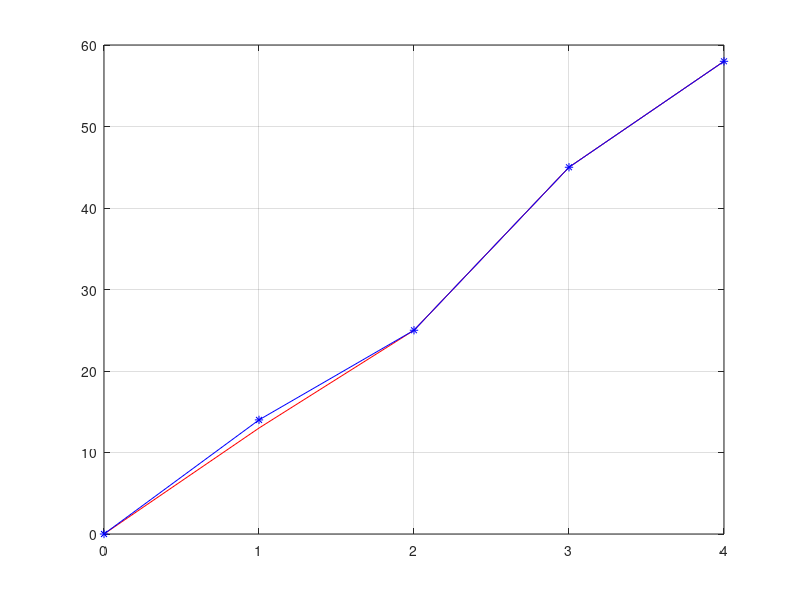

The MATLAB source for this figure:
close all
% 
% xc= [-1.0 -0.8 -0.5 -0.3 -0.1 0.1 0.3 0.5 0.8 1.0];
% yc=[51 39 22 11 0 0 7 13 23 30];
% xt= [-1.0 -0.8 -0.7 -0.5 -0.3 -0.1 0.1 0.3 0.5 0.7 0.8 1.0]; 
% yt= [50 40 34 23 10 0 0 10 13 16 17 34];
% 
% plot(xc,yc, 'r-');
% grid on; hold on;
% plot(xt,yt, 'b*-');



%% [50 40 23 10 0 0 10 13 19 34]


% 
% xc= [0 0.5 1.0 2.0 3.0 4.0]
% xt= [0 0.5 1.0 2.0 3.0 4.0]
% yc= [0 0 9 23 39 59]
% yt= [0 0 9 25 35 56]
% plot(xc,yc, 'r-');
% grid on; hold on;
% plot(xt,yt, 'b*-');

xc= [0 1.0 2.0 3.0 4.0]
xt= [0 1.0 2.0 3.0 4.0]
yc= [0 13 25 45 58]
yt= [0 14 25 45 58]
plot(xc,yc, 'r-');
grid on; hold on;
plot(xt,yt, 'b*-');